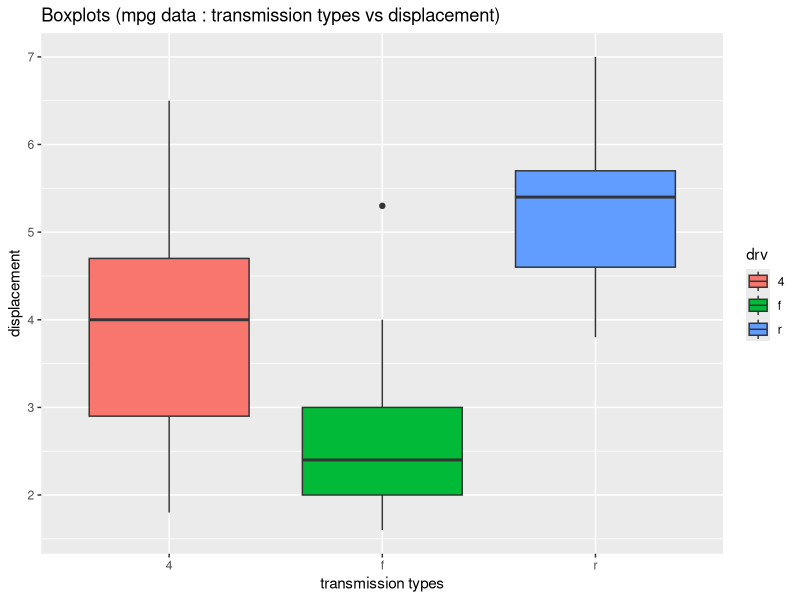

Reproduce this figure in R.
# K Garcia Kaylhan Garcia

#The data source is the mpg data table

library(tidyverse)
head(mpg)
summary(mpg$displ)

ggplot(data = mpg) +
  geom_boxplot(mapping = aes(x = drv, y = displ, fill = drv)) +
  ggtitle("Boxplots (mpg data : transmission types vs displacement)") +
  xlab("transmission types") +
  ylab("displacement") 
